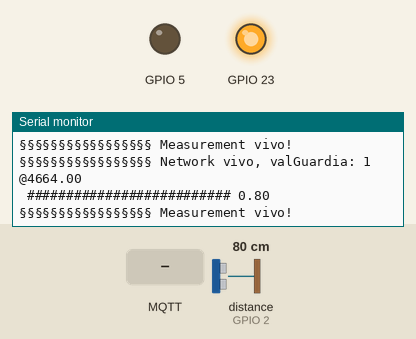
The sketch below on a simulated ESP32. On the bench: output pins drawn as LEDs (lit = HIGH), the last lines printed to the serial monitor. Wiring (inferred from the names in the program): ultrasonic range finder: trigger GPIO 4; echo GPIO 2. The inputs (shaded band) are chosen by the test bench; at power-on: distance to the obstacle (sensor on GPIO 2) 80 cm. The echo pulse lasts 58.3 µs per cm; WiFi joins after 1.5 s; servers stay silent unless stated; no MQTT or app messages arrive unless stated; pins used as bus, display or sensor lines are not drawn.

Above: at 2.7 s.
2.8 s: distance to the obstacle (sensor on GPIO 2) set to 2 cm
At 3.98 s:
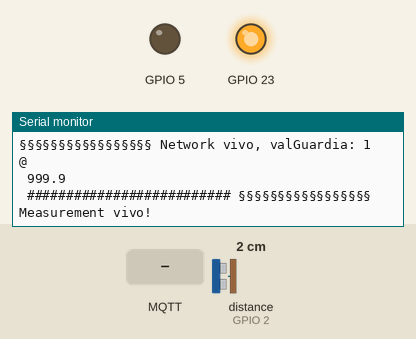
4.6 s: MQTT message "1" arrives on the first subscribed topic
At 4.81 s:
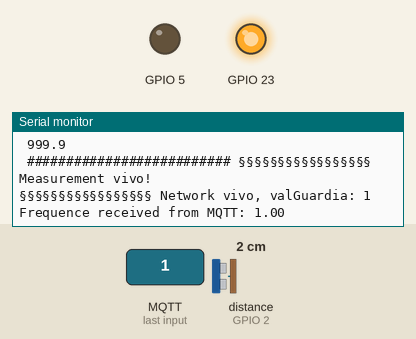
6.1 s: MQTT message "2" arrives on the first subscribed topic
Timing chart, 0 to 9.1 s (numbered marks = the images above; inputs shaded):
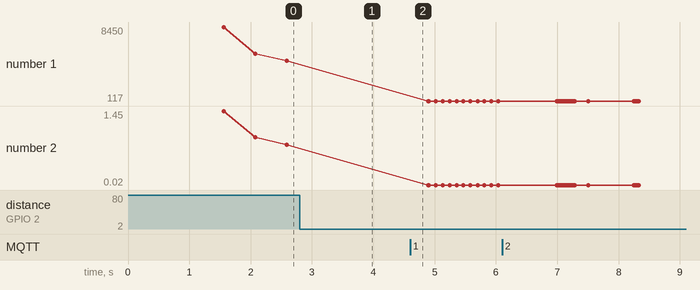

Measured:
- after the input at 2.8 s, the serial monitor: prints a new line after 0.39 s (image 1)
- after the input at 4.6 s, the serial monitor: prints a new line at once (image 2)
- plotted number 1: 4664 → 117 after the input at 4.6 s
- plotted number 2: 0.8 → 0.02 after the input at 4.6 s

The sketch:

ESP.ino
```cpp
#include "Controller.h"
#include "config.h"

Controller* c;


void setup() {
  #ifdef MYDEGUB
  Serial.begin(115200);
  Serial.println("CIAOOOOOOOOOOOOOO");
  #endif
  // put your setup code here, to run once:
  c = new Controller();
  c->init();
}

void loop() {
  #ifdef MYDEGUB
  // put your main code here, to run repeatedly:
  // Serial.print("jacopo ->");
  // Serial.print(sizeof(Controller));
  // Serial.print(" / ");
  // Serial.print(sizeof(Controller*));
  // Serial.print(" / ");
  // Serial.println(configMINIMAL_STACK_SIZE + sizeof(Controller));
  #endif
  c->tick();


}
```

CM.h
```cpp
#ifndef __CM__
#define __CM__

#include "config.h"

class CM {
public:
    virtual void setMeasurement(double measure) = 0;

    virtual void setConnection(NetworkState newState) = 0;

    virtual bool isBoardConnected() = 0;
};

#endif
```

CV.h
```cpp
#ifndef __CV__
#define __CV__


//ciao


class CV {
public:
    virtual void setFreq(double newFreq) = 0;
};

#endif
```

Controller.cpp
```cpp
#include "Controller.h"

#define TOLLERANCE_PAIR 10000 //dopo 10 secondi riprovo la procedura da capo

bool startReconection = true;


Controller::Controller(){
  this->okLed = new Led(LED_O);
  this->errLed = new Led(LED_W);
  this->sonar = new Sonar(TRIG_P, ECHO_P);

  this->view = new NView();

  #ifdef MYDEBUG
  Serial.println("UFFA");
  #endif
  //void setObserver(CV* newObserver);
}


void Controller::setMeasurement(double measure){
  this->actMeasure = measure;
  // this->view->setObserver(this);
}

void Controller::setConnection(NetworkState newState){
  this->actNS = newState;
  if(newState == CONN) {
    taskmes->start();
    startReconection = true;
  }
}

bool Controller::isBoardConnected(){
  return this->view->isConnected();
}

void Controller::setFreq(double newFreq){
  this->actFreq = newFreq;

  #ifdef MYDEGUB
  Serial.print("Frequence received from MQTT: ");
  Serial.println(newFreq);
  #endif
  ///MODIFICA EVENTUALMENTE LA FREQUENZA DEL TASK
  taskmes->setNewFreq((unsigned long) newFreq);
  taskmes->start();
}


void handlerT1(void* vv){
  taskmes->work(vv);
}

void handlerT2(void* vv){
  tasknet->work(vv);
}

unsigned long lastTime;
void Controller::init(){
  int tmpSize = 4096; //(configMINIMAL_STACK_SIZE * 3)
  this->view->setObserver(this);

  xTaskHandle tmp;

  taskmes = new MeasurementTask(this->sonar);

  xTaskCreate(&handlerT1, "Measure Task", tmpSize , ((void*)(this)), tskIDLE_PRIORITY + 1, &tmp);
  taskmes->saveTaskHandler(&tmp);

  xTaskHandle tmp1; //logica a puntatori evidentemente non funziona

  tasknet = new NetworkTask(this->okLed, this->errLed);

  xTaskCreate(&handlerT2, "Network Task", tmpSize , ((void*)(this)), tskIDLE_PRIORITY + 2, &tmp1);
  taskmes->saveTaskHandler(&tmp);

  // this->taskmes = new MeasurementTask(this->sonar);
  // xTaskHandle myHandle2;
  // xTaskCreate(&blinkTask, "Blink Task", configMINIMAL_STACK_SIZE, ((void*)(myPay)), tskIDLE_PRIORITY + 2, &handle);

  //CREAZIONE e smazzamento DEI TASK
  lastTime = millis();
}


void handlerRecCon(void* vv) {
  NView* n = ((NView*) vv);
  n->reconnect();
}

void Controller::resumeConnection(){
  int tmpSize = 4096; //(configMINIMAL_STACK_SIZE * 3)
  xTaskCreate(&handlerRecCon, "Resume Connection", tmpSize, ((void*)(this->view)), tskIDLE_PRIORITY + 1, NULL);
}


void Controller::tick(){
  if(this->view->isConnected()){
    this->view->keepAliveFunctions();

    if( millis() > (((int) this->actFreq) + lastTime)){
      this->view->sendSample(this->actMeasure);
      lastTime = millis();
    }

  } else {
    if(startReconection){
      taskmes->pause();
      this->resumeConnection();
      startReconection = false;
    }

    if( millis() > ((TOLLERANCE_PAIR) + lastTime)) { //nel caso la rete si sia ripersa
      this->resumeConnection();
      lastTime = millis();
    }

  }

}
```

Controller.h
```cpp
#ifndef __CONTROLLER__
#define __CONTROLLER__

#include "config.h"
#include <Arduino.h>
//#include <FreeRTOS.h>

#include "ControllerObserver.h"

#include "Led.h"
#include "Sonar.h"
#include "NView.h"

#include "MeasurementTask.h"
#include "NetworkTask.h"
//#include "NetworkTask.h"

#include <Arduino.h>

class Controller : public ControllerObserver {
  public:
    Controller();
    void setMeasurement(double measure);
    void setConnection(NetworkState newState);
    void setFreq(double newFreq);
    bool isBoardConnected();

    void init();
    void tick();

  private:

    void resumeConnection();

    double actMeasure;
    NetworkState actNS;
    double actFreq;


    NView* view;

    Led* okLed;
    Led* errLed;
    Sonar* sonar;


    //NetworkTask* tasknet;
};

static MeasurementTask* taskmes;
static NetworkTask* tasknet;

#endif 
```

ControllerObserver.h
```cpp
#ifndef __CO__
#define __CO__

#include "CV.h"
#include "CM.h"
#include "config.h"

class ControllerObserver : public CV, public CM {
  public:
    // void setMeasurement(double measure);
    // void setConnection(NetworkState newState);
    // void setFreq(double newFreq);
    // virtual bool isBoardConnected() = 0;
};

#endif
```

Led.cpp
```cpp
#include "Led.h"

Led::Led(int pin) {
    this->pin = pin;
    pinMode(pin, OUTPUT);
}

void Led::switchOn() {
    digitalWrite(pin, HIGH);
}

void Led::switchOff() {
    digitalWrite(pin, LOW);
}
```

Led.h
```cpp
#ifndef __LED__
#define __LED__

#include "Light.h"
#include <Arduino.h>

class Led : public Light {
public:
    Led(int pin);
    void switchOn();
    void switchOff();

protected:
    int pin;
};


#endif 
```

Light.h
```cpp
#ifndef __LIGHT_H__
#define __LIGHT_H__

class Light
{
public:
    virtual void switchOn() = 0;
    virtual void switchOff() = 0;
};

#endif 
```

MeasurementTask.cpp
```cpp
#include "MeasurementTask.h"

MeasurementTask::MeasurementTask(Sonar* rM) {
  // this->ControllerModel = ConMod;
  this->rM = rM;
  this->frequency = 1000;
}

void MeasurementTask::setNewFreq(unsigned long frequency){
  this->frequency = frequency;
}


void MeasurementTask::work(void *pvParameters) {
  this->setController( ( (ControllerObserver*) (pvParameters) ) );
  double sampled = 0.0;
  while (true) {
    sampled = this->rM->getDistance();
    this->byTaskToController->setMeasurement(sampled);
    #ifdef ALIVE_TASK_DEBUG
    Serial.println("§§§§§§§§§§§§§§§§§ Measurement vivo!");
    #endif
    vTaskDelay(pdMS_TO_TICKS(this->frequency / 2));
  }
}
```

MeasurementTask.h
```cpp
#ifndef __M_TASK__
#define __M_TASK__

#include "Task.h"
#include "Sonar.h"
#include "ControllerObserver.h"
#include <Arduino.h>

class MeasurementTask : public Task {
  public:
    MeasurementTask(Sonar* rM);
    void work(void *pvParameters);
    void setNewFreq(unsigned long frequency);

  private:
    Sonar* rM; //riverMeasure
    unsigned long frequency;

};


#endif 
```

NView.cpp
```cpp
#include "NView.h"

void callback(char* topic, byte* payload, unsigned int length); //definita in fondo

//https://github.com/arduino-libraries/WiFi/blob/master/src/WiFi.h

const char* ssid = "qs2d4";   // name of your WiFi network
const char* password = "12345678"; // password of the WiFi network


const char *ID = "RiverMonitor";  // Name of our device, must be unique

const char *FREQ_TOPIC = "river/freq";  // Topic to subcribe to

const char *SAMPLE_TOPIC = "river/sample";  // Topic to publish the light state to

IPAddress broker(192,168,43,132); // IP address of your MQTT broker eg. 192.168.1.50 //192.168.43.132
WiFiClient wclient;

PubSubClient client(wclient); // Setup MQTT client

ControllerObserver* observer;

// Connect to WiFi network
void setup_wifi() {
  #ifdef NET_DEB
  Serial.print("\nConnecting to ");
  Serial.println(ssid);
  #endif

  WiFi.begin(ssid, password); // Connect to network

  while (WiFi.status() != WL_CONNECTED) { // Wait for connection //https://github.com/arduino-libraries/WiFi/blob/master/src/utility/wl_definitions.h#L55C9-L55C21
    delay(500);
    #ifdef NET_DEB
    Serial.print(".");
    #endif
  }

  #ifdef NET_DEB
  Serial.println();
  Serial.println("WiFi connected");
  Serial.print("IP address: ");
  Serial.println(WiFi.localIP());
  #endif
}

// Reconnect to client MQTT
void reconnectToMQTT() {
  while (!client.connected()) { // Loop until we're reconnected

    #ifdef NET_DEB
    Serial.print("Attempting MQTT connection...");
    #endif

    // Attempt to connect
    if(client.connect(ID)) {
      client.subscribe(FREQ_TOPIC); //con questo ricevo i messaggi dalla console

      #ifdef NET_DEB
      Serial.println("connected");
      Serial.print("Subcribed to: ");
      Serial.println(FREQ_TOPIC);
      Serial.println('\n');
      #endif

    } else {
      #ifdef NET_DEB
      Serial.println(" try again");
      #endif
      // Wait 5 seconds before retrying
      delay(100);
    }
  }
}


NView::NView() {
  //setup_wifi(); // Connect to network
  client.setServer(broker, 1883); //8883 per una connessione sicura
  client.setCallback(callback);// Initialize the callback routine

  if (!this->isConnected()) {
    this->reconnect();
  }


}

bool NView::isConnected(){
  return client.connected() && WiFi.status() == WL_CONNECTED;
}

void NView::reconnect(){
  //riconnetti tutto
  setup_wifi();
  reconnectToMQTT();
}


void NView::sendSample(double sample) {
  char c[64] = "";
  //conversione da double a char*
  sprintf(c, "%g",sample);
  //manda risultato
  // String tmp = (String)sample;
  client.publish(SAMPLE_TOPIC,c);
}


void NView::keepAliveFunctions(){
  client.loop();
}


void NView::setObserver(ControllerObserver* newObserver){
  observer = newObserver;
}

void modifyFreq(String newVal){
  double ok = newVal.toDouble();
  // stoi(newVal);
  observer->setFreq(ok);
}


// Handle incomming messages from the broker
void callback(char* topic, byte* payload, unsigned int length) {
  String response;

  for (int i = 0; i < length; i++) {
    response += (char)payload[i];
  }

  if (strcmp(topic, FREQ_TOPIC) == 0) { //topic.compare(FREQ_TOPIC) == 0){
    modifyFreq(response);
  }

  // Serial.print("Message arrived [");
  // Serial.print(topic);
  // Serial.print("] ");
  // Serial.println(response);
  // if(response == "on")  // Turn the light on
  // {
  //   digitalWrite(LIGHT_PIN, HIGH);
  //   client.publish(STATE_TOPIC,"on");
  // }
  // else if(response == "off")  // Turn the light off
  // {
  //   digitalWrite(LIGHT_PIN, LOW);
  //   client.publish(STATE_TOPIC,"off");
  // }
}
```

NView.h
```cpp
#ifndef __NVIEW__
#define __NVIEW__

#include "config.h"
#include "ControllerObserver.h"

#include <WiFi.h>
#include <PubSubClient.h>
#include <Arduino.h>

class NView {
    public:
      NView();
      void setObserver(ControllerObserver* newObserver);

      void keepAliveFunctions();

      bool isConnected();
      void reconnect();
      void sendSample(double sample);

    private:
      bool isPrevConn = false;
      //void modifyFreq(String newVal);
};


#endif 
```

NetworkTask.cpp
```cpp
#include "NetworkTask.h"

NetworkTask::NetworkTask(Light* l1, Light* l2) {
  this->lOk = l1;
  this->lErr = l2;
}

void turnOnOff(Light* l1, Light* l2){
  l1->switchOn();
  l2->switchOff();
}

void NetworkTask::work(void *pvParameters) {
  this->setController( ( (ControllerObserver*) (pvParameters) ) );

  bool isPrevConn = false;

  while (true) {

    if (this->byTaskToController->isBoardConnected()) {
      if(!isPrevConn){
        #ifdef NETTASK_DEBUG
        Serial.print("Connessione presente, accendo led verde!");
        #endif
        turnOnOff(this->lOk, this->lErr);
        isPrevConn = !isPrevConn;
        this->byTaskToController->setConnection(CONN);
      }

    } else {
      if(isPrevConn){
        #ifdef NETTASK_DEBUG
        Serial.print("Connessione assente, accendo led rosso!");
        #endif
        turnOnOff(this->lErr, this->lOk);
        isPrevConn = !isPrevConn;
        this->byTaskToController->setConnection(NOCONN);
      }

    }
    // this->byTaskToController->setMeasurement(sampled);
    #ifdef ALIVE_TASK_DEBUG
    Serial.print("§§§§§§§§§§§§§§§§§ Network vivo, valGuardia: ");
    Serial.println(isPrevConn);
    #endif
    vTaskDelay(pdMS_TO_TICKS(500));
  }
}
```

NetworkTask.h
```cpp
#ifndef __N_TASK__
#define __N_TASK__

#include "Task.h"
#include "Light.h"
#include "ControllerObserver.h"
#include <Arduino.h>

class NetworkTask : public Task {
  public:
    NetworkTask(Light* l1, Light* l2);
    void work(void *pvParameters);
    //void setNewFreq(unsigned long frequency);

  private:
    Light* lOk;
    Light* lErr;
    // unsigned long frequency;

};


#endif 
```

Sonar.cpp
```cpp
#include "Sonar.h"

#define TIMEOUT_SONAR (100000)
// #define TIMEOUT_VAL 999.9

Sonar::Sonar(int trigPin, int echoPin){
    this->trigPin = trigPin ;
    this->echoPin = echoPin;
    //this->period = SONAR_PERIOD;
    pinMode(trigPin, OUTPUT);
    pinMode(echoPin, INPUT);
}


double Sonar::getDistance(){
    return this->measure();
}


double Sonar::measure(){
    //codice ispirato da materiale di laboratorio
    float temperature = 20;

    float vs = 331.45 + 0.62*temperature;

    /* Triggering stage: sending the impulse */
    digitalWrite(this->trigPin,LOW);
    delayMicroseconds(3);
    digitalWrite(this->trigPin,HIGH);
    delayMicroseconds(5);
    digitalWrite(this->trigPin,LOW);

    /* Receiving the echo */
    unsigned long m = pulseIn(this->echoPin, HIGH, TIMEOUT_SONAR);
    if (m == 0) {
        #ifdef SONAR_DEBUG
        Serial.println("@\n 999.9");
        Serial.print(" ########################## ");
        #endif
        //this->lastRead = 999.0;
        return 999.9;
    }
    float tUS = m;
    float t = tUS / 1000.0 / 1000.0 / 2;
    float d = t*vs;

    #ifdef SONAR_DEBUG
    Serial.println("\n@" + (String) tUS);
    Serial.print(" ########################## ");
    Serial.println(d);
    #endif

    return d; //this->lastRead = d;
}
```

Sonar.h
```cpp
#ifndef __SONAR__
#define __SONAR__

#include "config.h"

#include <Arduino.h>

class Sonar {
public:
    Sonar(int trigPin, int echoPin);
    double getDistance();

private:
    double measure();
    int trigPin;
    int echoPin;
    //double lastRead;
};

#endif
```

Task.h
```cpp
#ifndef __TASK__
#define __TASK__

#include <Arduino.h>
#include "ControllerObserver.h"
// #include <FreeRTOS.h>

class Task {
  public:
    virtual void work(void *pvParameters) = 0;

    void start(){
      vTaskResume(this->myHandle);
    }

    void pause(){
      vTaskSuspend(this->myHandle);
    }

    void stop(){
      //gestiscimi
    }

    void saveTaskHandler(xTaskHandle* handle){
      this->myHandle = *handle;
    }


  protected:
    ControllerObserver* byTaskToController;

    void setController(ControllerObserver* newCon){
      this->byTaskToController = newCon;
    }

    xTaskHandle myHandle;

};

#endif 
```

config.h
```cpp
#ifndef __CONFIG__
#define __CONFIG__


///////////// pins

#define LED_O 23
#define LED_W 5
#define ECHO_P 2               // CHANGE PIN NUMBER HERE IF YOU WANT TO USE A DIFFERENT PIN
#define TRIG_P 4               // CHANGE PIN NUMBER HERE IF YOU WANT TO USE A DIFFERENT PIN


/////////////// debug print
#define MYDEGUB
#ifdef MYDEGUB

#define NET_DEB
#define SONAR_DEBUG
#define NETTASK_DEBUG
#define ALIVE_TASK_DEBUG

#endif


////connection states

enum NetworkState{
  NOCONN,
  CONN
};

#endif 
```
